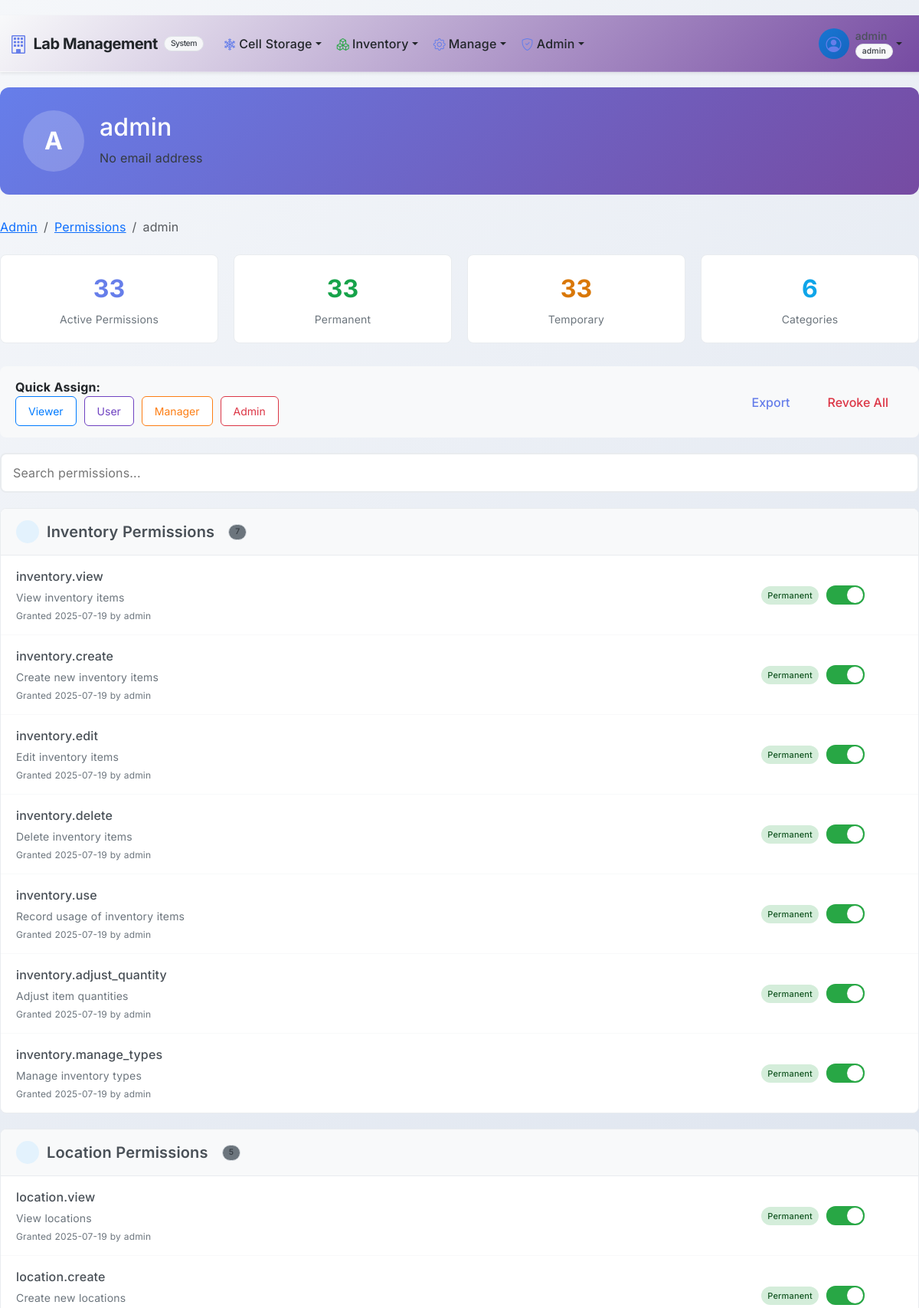
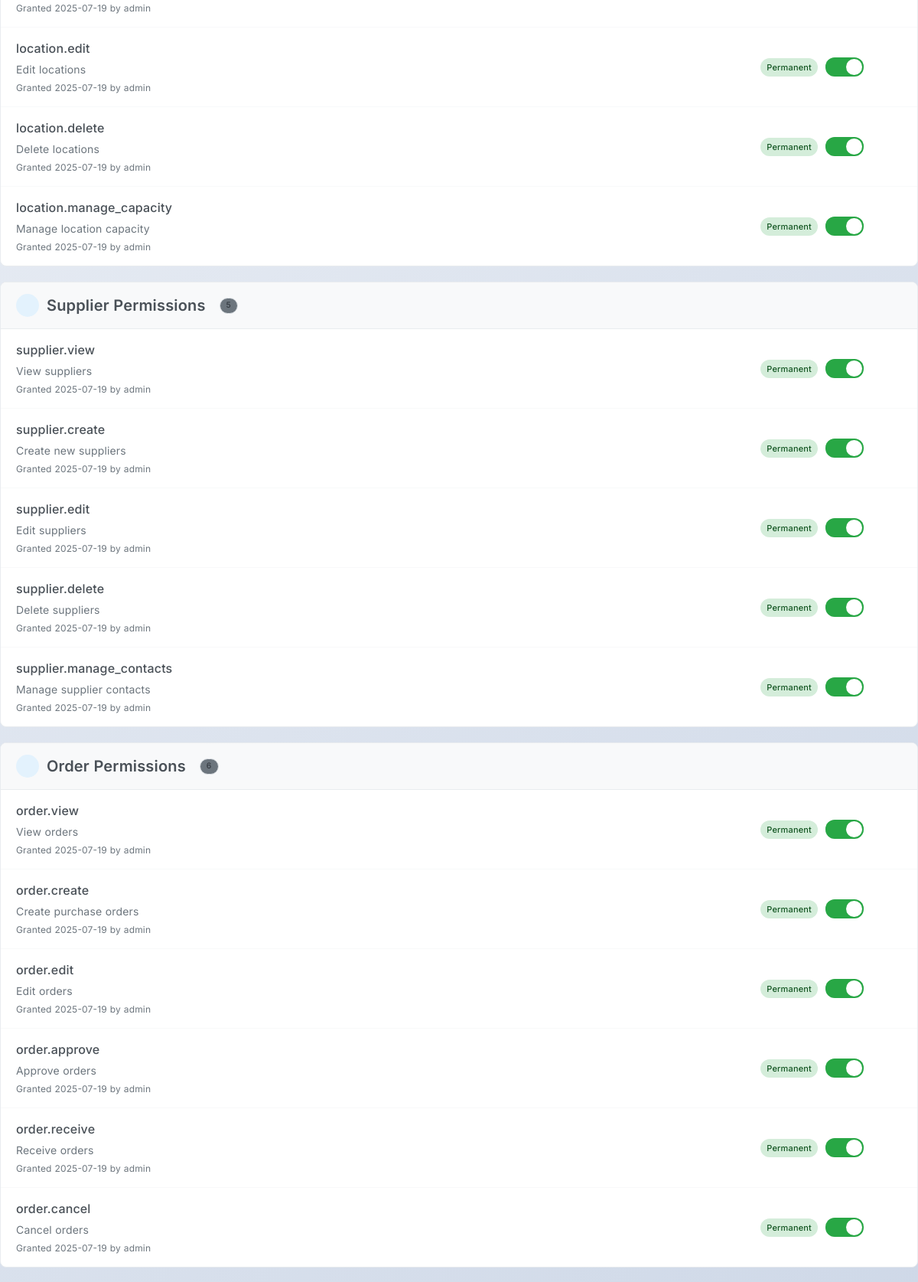
The page /admin/users/1/permissions (signed in, upper part) on the database its author committed (2 pictures, top to bottom).
### app/cell_storage/models.py (models this page shows, shortened)
class User(UserMixin, db.Model):
    __tablename__ = 'users'
    id = db.Column(db.Integer, primary_key=True)
    username = db.Column(db.String(64), unique=True, index=True, nullable=False)
    password_hash = db.Column(db.String(256))
    password_plain = db.Column(db.String(128))  # store plain password for admin view
    role = db.Column(db.String(64), default='user', nullable=False)  # e.g., 'user', 'admin'. Make role non-nullable.
    cell_lines_created = db.relationship('CellLine', backref='creator', lazy='dynamic',
                                         foreign_keys='CellLine.created_by_user_id')
    vials_frozen = db.relationship('CryoVial', backref='freezer_operator', lazy='dynamic',
                                   foreign_keys='CryoVial.frozen_by_user_id')
    audit_logs = db.relationship('AuditLog', backref='user_performing_action', lazy='dynamic',
                                 foreign_keys='AuditLog.user_id')
    @property
    def is_admin(self):
        return self.role == 'admin'

### app/inventory/models.py (models this page shows, shortened)
class UserPermission(db.Model):
    __tablename__ = 'user_permissions'
    id = db.Column(db.Integer, primary_key=True)
    user_id = db.Column(db.Integer, db.ForeignKey('users.id'), nullable=False)
    permission = db.Column(db.String(64), nullable=False)
    resource_type = db.Column(db.String(64))
    resource_id = db.Column(db.Integer)
    granted_at = db.Column(db.DateTime, default=datetime.utcnow)
    granted_by_user_id = db.Column(db.Integer, db.ForeignKey('users.id'))
    expires_at = db.Column(db.DateTime)
    is_active = db.Column(db.Boolean, default=True)
    granted_by = db.relationship('User', foreign_keys=[granted_by_user_id])
    user = db.relationship('User', foreign_keys=[user_id], backref='permissions')

### app/admin/routes.py (the view)
@bp.route('/users/<int:user_id>/permissions')
@login_required
@require_permission('admin.permission_management')
def user_permissions_detail(user_id):
    user = User.query.get_or_404(user_id)
    permissions = db.session.query(UserPermission).filter(
        UserPermission.user_id == user_id,
        UserPermission.is_active == True
    ).all()
    permission_categories = {}
    for perm in permissions:
        category = perm.permission.split('.')[0]
        if category not in permission_categories:
            permission_categories[category] = []
        permission_categories[category].append(perm)
    return render_template('admin/user_permissions_detail.html',
                         user=user,
                         permissions=permissions,
                         permission_categories=permission_categories,
                         all_permissions=PermissionManager.PERMISSIONS,
                         permission_groups=PermissionManager.PERMISSION_GROUPS,
                         current_time=datetime.now())

### app/templates/admin/user_permissions_detail.html (shortened to what this page needs)
{% extends "base.html" %}
{% block content %}
<div class="container-fluid user-permissions-detail">
    <div class="user-header">
        <div class="d-flex align-items-center">
            <div class="user-avatar-large">
                {{ user.username[0].upper() }}
            </div>
            <div>
                <h2 class="mb-2">{{ user.username }}</h2>
                <p class="mb-1 opacity-75">{{ user.email or 'No email address' }}</p>
            </div>
        </div>
    </div>
    <nav aria-label="breadcrumb" class="mb-4">
        <ol class="breadcrumb">
            <li class="breadcrumb-item"><a href="{{ url_for('admin.admin_dashboard') }}">Admin</a></li>
            <li class="breadcrumb-item"><a href="{{ url_for('admin.permissions') }}">Permissions</a></li>
            <li class="breadcrumb-item active">{{ user.username }}</li>
        </ol>
    </nav>
    <div class="stats-grid">
        <div class="stat-card">
            <div class="stat-number text-primary">{{ permissions|length }}</div>
            <div class="stat-label">Active Permissions</div>
        </div>
        <div class="stat-card">
            <div class="stat-number text-success">{{ permissions|selectattr('expires_at', 'none')|list|length }}</div>
            <div class="stat-label">Permanent</div>
        </div>
        <div class="stat-card">
            <div class="stat-number text-warning">{{ permissions|selectattr('expires_at', 'defined')|list|length }}</div>
            <div class="stat-label">Temporary</div>
        </div>
        <div class="stat-card">
            <div class="stat-number text-info">{{ permission_categories|length }}</div>
            <div class="stat-label">Categories</div>
        </div>
    </div>
    <div class="bulk-actions-bar">
        <div>
            <strong>Quick Assign:</strong>
            <div class="quick-assign">
                <button class="group-btn viewer" onclick="assignGroup('viewer')">Viewer</button>
                <button class="group-btn user" onclick="assignGroup('user')">User</button>
                <button class="group-btn manager" onclick="assignGroup('manager')">Manager</button>
                <button class="group-btn admin" onclick="assignGroup('admin')">Admin</button>
            </div>
        </div>
        <div>
            <button class="btn btn-outline-primary" onclick="exportPermissions()">
                Export
            </button>
            <button class="btn btn-outline-danger" onclick="revokeAllPermissions()">
                Revoke All
            </button>
        </div>
    </div>
    <div class="permission-search">
        <input type="text" id="permissionSearch" placeholder="Search permissions...">
    </div>
    {% for category, category_permissions in permission_categories.items() %}
    <div class="permission-section">
        <div class="section-header">
            <h5 class="section-title">
                <div class="section-icon" style="background: #e3f2fd; color: #1976d2;">
                </div>
                {{ category.title() }} Permissions
                <span class="badge bg-secondary ms-2">{{ category_permissions|length }}</span>
            </h5>
        </div>
        <div class="permission-list">
            {% for perm in category_permissions %}
            <div class="permission-row" data-permission="{{ perm.permission }}">
                <div class="permission-info">
                    <div class="permission-name">{{ perm.permission }}</div>
                    <div class="permission-description">
                        {{ all_permissions.get(perm.permission, 'No description') }}
                    </div>
                    <div class="permission-meta">
                        Granted {{ perm.granted_at.strftime('%Y-%m-%d') if perm.granted_at else 'Unknown' }}
                        by {{ perm.granted_by.username if perm.granted_by else 'System' }}
                    </div>
                </div>
                <div class="permission-actions">
                    {% if perm.expires_at %}
                        {% if perm.expires_at > current_time %}
                        <span class="expiry-badge expiry-temporary">
                            Expires {{ perm.expires_at.strftime('%Y-%m-%d') }}
                        </span>
                        {% else %}
                        <span class="expiry-badge expiry-expired">
                            Expired
                        </span>
                        {% endif %}
                    {% else %}
                    <span class="expiry-badge expiry-permanent">
                        Permanent
                    </span>
                    {% endif %}
                    <div class="permission-switch active"
                         data-permission="{{ perm.permission }}"
                         onclick="togglePermission(this)">
                    </div>
                    <button class="btn btn-sm btn-outline-secondary"
                            onclick="editPermission('{{ perm.permission }}')">
                    </button>
                </div>
            </div>
            {% endfor %}
        </div>
    </div>
    {% endfor %}
</div>
{% endblock %}

### app/templates/base.html (shortened to what this page needs)
<!DOCTYPE html>
<html lang="en">
<head>
    <link href="https://cdn.jsdelivr.net/npm/bootstrap@5.3.3/dist/css/bootstrap.min.css" rel="stylesheet">
    <link href="https://cdn.jsdelivr.net/npm/bootstrap-icons@1.11.3/font/bootstrap-icons.css" rel="stylesheet">
    <link href="https://cdnjs.cloudflare.com/ajax/libs/bootstrap-icons/1.11.3/font/bootstrap-icons.min.css" rel="stylesheet">
    <link href="{{ url_for('static', filename='css/style.css') }}" rel="stylesheet">
</head>
<body class="bg-light">
    <nav class="navbar navbar-expand-lg navbar-light bg-gradient shadow-sm sticky-top" style="background: linear-gradient(135deg, #f5f7fa 0%, #c3cfe2 100%);">
        <div class="container-fluid">
            <a class="navbar-brand fw-bold d-flex align-items-center" href="{{ url_for('cell_storage.index') }}" style="color: #212529;">
                <i class="bi bi-building me-2 fs-4" style="color: #667eea;"></i>
                <span style="color: #212529;">Lab Management</span>
                <small class="badge bg-light text-dark ms-2" style="color: #343a40; border: 1px solid #dee2e6;">System</small>
            </a>
            <div class="collapse navbar-collapse" id="navbarContent">
                <ul class="navbar-nav me-auto mb-2 mb-lg-0">
                    {% if current_user.is_authenticated %}
                        <li class="nav-item dropdown">
                            <a class="nav-link dropdown-toggle d-flex align-items-center" href="#" style="color: #212529;" id="cellStorageDropdown" role="button" data-bs-toggle="dropdown" aria-expanded="false">
                                <i class="bi bi-snow2 me-1" style="color: #667eea;"></i>
                                Cell Storage
                            </a>
                        </li>
                        <li class="nav-item dropdown">
                            <a class="nav-link dropdown-toggle d-flex align-items-center" href="#" style="color: #212529;" id="inventoryDropdown" role="button" data-bs-toggle="dropdown" aria-expanded="false">
                                <i class="bi bi-boxes me-1" style="color: #28a745;"></i>
                                Inventory
                            </a>
                        </li>
                        {% if current_user.is_admin %}
                            <li class="nav-item dropdown">
                                <a class="nav-link dropdown-toggle d-flex align-items-center" href="#" id="inventoryDropdown" role="button" data-bs-toggle="dropdown" aria-expanded="false" style="color: #212529;">
                                    <i class="bi bi-gear me-1" style="color: #667eea;"></i>
                                    Manage
                                </a>
                            </li>
                            <li class="nav-item dropdown">
                                <a class="nav-link dropdown-toggle d-flex align-items-center" href="#" id="adminDropdown" role="button" data-bs-toggle="dropdown" aria-expanded="false" style="color: #212529;">
                                    <i class="bi bi-shield-check me-1" style="color: #667eea;"></i>
                                    Admin
                                </a>
                            </li>
                        {% endif %}
                    {% endif %}
                </ul>
                <ul class="navbar-nav ms-auto mb-2 mb-lg-0">
                    {% if current_user.is_authenticated %}
                        <li class="nav-item dropdown">
                            <a class="nav-link dropdown-toggle d-flex align-items-center" href="#" id="userDropdown" role="button" data-bs-toggle="dropdown" aria-expanded="false" style="color: #212529;">
                                <div class="user-avatar me-2">
                                    <i class="bi bi-person-circle fs-5" style="color: #667eea;"></i>
                                </div>
                                <div class="d-flex flex-column">
                                    <span class="small" style="color: #212529;">{{ current_user.username }}</span>
                                    <span class="badge badge-role bg-light text-dark" style="color: #343a40; border: 1px solid #dee2e6;">{{ current_user.role }}</span>
                                </div>
                            </a>
                        </li>
                    {% else %}
                        <li class="nav-item">
                            <a class="nav-link btn btn-outline-primary rounded-pill px-3" href="{{ url_for('auth.login') }}" style="color: #667eea; border-color: #667eea;">
                                <i class="bi bi-box-arrow-in-right me-1"></i>Login
                            </a>
                        </li>
                    {% endif %}
                </ul>
            </div>
        </div>
    </nav>
    <main class="flex-grow-1">
        {% block content %}{% endblock %}
    </main>
</body>
</html>

### rows shown on the page
User: username "admin", role "admin", username "A"
UserPermission: permission "inventory.view", get "View inventory items", granted_at "2025-07-19", granted_by "admin", shows "Permanent"
UserPermission: permission "inventory.create", get "Create new inventory items", granted_at "2025-07-19", granted_by "admin", shows "Permanent"
UserPermission: permission "inventory.edit", get "Edit inventory items", granted_at "2025-07-19", granted_by "admin", shows "Permanent"
UserPermission: permission "inventory.delete", get "Delete inventory items", granted_at "2025-07-19", granted_by "admin", shows "Permanent"
UserPermission: permission "inventory.use", get "Record usage of inventory items", granted_at "2025-07-19", granted_by "admin", shows "Permanent"
UserPermission: permission "inventory.adjust_quantity", get "Adjust item quantities", granted_at "2025-07-19", granted_by "admin", shows "Permanent"
UserPermission: permission "inventory.manage_types", get "Manage inventory types", granted_at "2025-07-19", granted_by "admin", shows "Permanent"
UserPermission: permission "location.view", get "View locations", granted_at "2025-07-19", granted_by "admin", shows "Permanent"
UserPermission: permission "location.create", get "Create new locations", granted_at "2025-07-19", granted_by "admin", shows "Permanent"
UserPermission: permission "location.edit", get "Edit locations", granted_at "2025-07-19", granted_by "admin", shows "Permanent"
UserPermission: permission "location.delete", get "Delete locations", granted_at "2025-07-19", granted_by "admin", shows "Permanent"
UserPermission: permission "location.manage_capacity", get "Manage location capacity", granted_at "2025-07-19", granted_by "admin", shows "Permanent"
UserPermission: permission "supplier.view", get "View suppliers", granted_at "2025-07-19", granted_by "admin", shows "Permanent"
UserPermission: permission "supplier.create", get "Create new suppliers", granted_at "2025-07-19", granted_by "admin", shows "Permanent"
UserPermission: permission "supplier.edit", get "Edit suppliers", granted_at "2025-07-19", granted_by "admin", shows "Permanent"
UserPermission: permission "supplier.delete", get "Delete suppliers", granted_at "2025-07-19", granted_by "admin", shows "Permanent"
UserPermission: permission "supplier.manage_contacts", get "Manage supplier contacts", granted_at "2025-07-19", granted_by "admin", shows "Permanent"
UserPermission: permission "order.view", get "View orders", granted_at "2025-07-19", granted_by "admin", shows "Permanent"
UserPermission: permission "order.create", get "Create purchase orders", granted_at "2025-07-19", granted_by "admin", shows "Permanent"
UserPermission: permission "order.edit", get "Edit orders", granted_at "2025-07-19", granted_by "admin", shows "Permanent"
UserPermission: permission "order.approve", get "Approve orders", granted_at "2025-07-19", granted_by "admin", shows "Permanent"
UserPermission: permission "order.receive", get "Receive orders", granted_at "2025-07-19", granted_by "admin", shows "Permanent"
UserPermission: permission "order.cancel", get "Cancel orders", granted_at "2025-07-19", granted_by "admin", shows "Permanent"

### other values the page prints
{{ user.email or 'No email address' }} "No email address"
{{ permissions|length }} "33"
{{ permissions|selectattr('expires_at', 'none')|list|length }} "33"
{{ permissions|selectattr('expires_at', 'defined')|list|length }} "33"
{{ permission_categories|length }} "6"
{{ category.title() }} "Inventory" "Location" "Supplier" "Order"
{{ category_permissions|length }} "7" "5" "5" "6"
